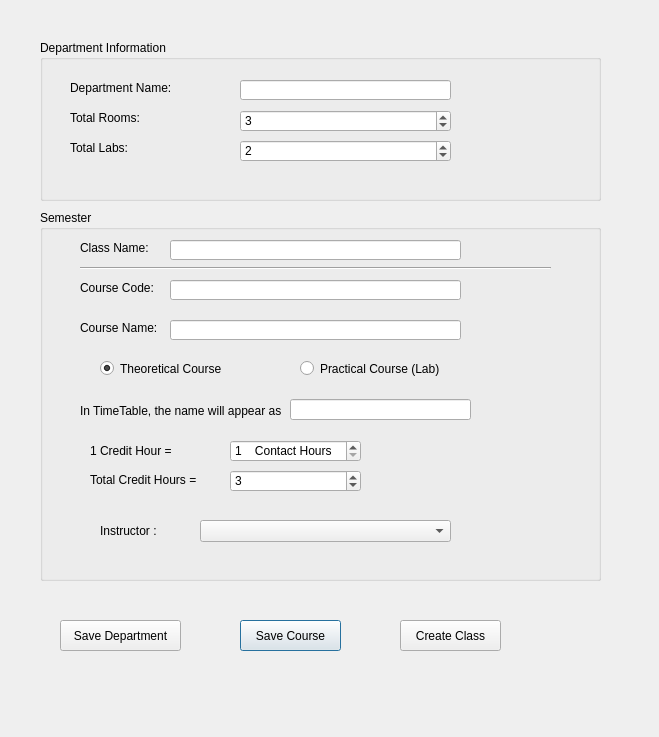
<?xml version="1.0" encoding="UTF-8"?>
<ui version="4.0">
 <class>createDepartment</class>
 <widget class="QDialog" name="createDepartment">
  <property name="geometry">
   <rect>
    <x>0</x>
    <y>0</y>
    <width>659</width>
    <height>737</height>
   </rect>
  </property>
  <property name="windowTitle">
   <string>Create Department</string>
  </property>
  <widget class="QLabel" name="label">
   <property name="geometry">
    <rect>
     <x>70</x>
     <y>80</y>
     <width>111</width>
     <height>16</height>
    </rect>
   </property>
   <property name="text">
    <string>Department Name:</string>
   </property>
  </widget>
  <widget class="QLabel" name="label_2">
   <property name="geometry">
    <rect>
     <x>70</x>
     <y>110</y>
     <width>81</width>
     <height>16</height>
    </rect>
   </property>
   <property name="text">
    <string>Total Rooms:</string>
   </property>
  </widget>
  <widget class="QLabel" name="label_3">
   <property name="geometry">
    <rect>
     <x>70</x>
     <y>140</y>
     <width>81</width>
     <height>16</height>
    </rect>
   </property>
   <property name="text">
    <string>Total Labs:</string>
   </property>
  </widget>
  <widget class="QGroupBox" name="departmentInfo">
   <property name="geometry">
    <rect>
     <x>40</x>
     <y>40</y>
     <width>561</width>
     <height>161</height>
    </rect>
   </property>
   <property name="title">
    <string>Department Information</string>
   </property>
   <widget class="QLineEdit" name="departmentName">
    <property name="geometry">
     <rect>
      <x>200</x>
      <y>40</y>
      <width>211</width>
      <height>20</height>
     </rect>
    </property>
   </widget>
   <widget class="QSpinBox" name="totalRooms">
    <property name="geometry">
     <rect>
      <x>200</x>
      <y>70</y>
      <width>211</width>
      <height>22</height>
     </rect>
    </property>
    <property name="minimum">
     <number>1</number>
    </property>
    <property name="maximum">
     <number>9</number>
    </property>
    <property name="value">
     <number>3</number>
    </property>
   </widget>
   <widget class="QSpinBox" name="totalLabs">
    <property name="geometry">
     <rect>
      <x>200</x>
      <y>100</y>
      <width>211</width>
      <height>22</height>
     </rect>
    </property>
    <property name="minimum">
     <number>1</number>
    </property>
    <property name="maximum">
     <number>9</number>
    </property>
    <property name="value">
     <number>2</number>
    </property>
   </widget>
  </widget>
  <widget class="QGroupBox" name="semester">
   <property name="geometry">
    <rect>
     <x>40</x>
     <y>210</y>
     <width>561</width>
     <height>371</height>
    </rect>
   </property>
   <property name="title">
    <string>Semester</string>
   </property>
   <widget class="QLabel" name="classNameLabel">
    <property name="geometry">
     <rect>
      <x>40</x>
      <y>30</y>
      <width>81</width>
      <height>16</height>
     </rect>
    </property>
    <property name="text">
     <string>Class Name:</string>
    </property>
   </widget>
   <widget class="QLabel" name="contactHourLabel">
    <property name="geometry">
     <rect>
      <x>50</x>
      <y>230</y>
      <width>81</width>
      <height>21</height>
     </rect>
    </property>
    <property name="text">
     <string>1 Credit Hour = </string>
    </property>
   </widget>
   <widget class="QLineEdit" name="className">
    <property name="geometry">
     <rect>
      <x>130</x>
      <y>30</y>
      <width>291</width>
      <height>20</height>
     </rect>
    </property>
   </widget>
   <widget class="QLabel" name="courseNameLabel">
    <property name="geometry">
     <rect>
      <x>40</x>
      <y>110</y>
      <width>81</width>
      <height>16</height>
     </rect>
    </property>
    <property name="text">
     <string>Course Name:</string>
    </property>
   </widget>
   <widget class="QLabel" name="courseCodeLabel">
    <property name="geometry">
     <rect>
      <x>40</x>
      <y>70</y>
      <width>81</width>
      <height>16</height>
     </rect>
    </property>
    <property name="text">
     <string>Course Code:</string>
    </property>
   </widget>
   <widget class="QLineEdit" name="courseCode">
    <property name="geometry">
     <rect>
      <x>130</x>
      <y>70</y>
      <width>291</width>
      <height>20</height>
     </rect>
    </property>
   </widget>
   <widget class="QLineEdit" name="courseName">
    <property name="geometry">
     <rect>
      <x>130</x>
      <y>110</y>
      <width>291</width>
      <height>20</height>
     </rect>
    </property>
   </widget>
   <widget class="QRadioButton" name="theory">
    <property name="geometry">
     <rect>
      <x>60</x>
      <y>150</y>
      <width>131</width>
      <height>17</height>
     </rect>
    </property>
    <property name="text">
     <string>Theoretical Course</string>
    </property>
    <property name="checked">
     <bool>true</bool>
    </property>
   </widget>
   <widget class="QRadioButton" name="lab">
    <property name="geometry">
     <rect>
      <x>260</x>
      <y>150</y>
      <width>141</width>
      <height>17</height>
     </rect>
    </property>
    <property name="text">
     <string>Practical Course (Lab)</string>
    </property>
   </widget>
   <widget class="QLabel" name="totalCHLabel">
    <property name="geometry">
     <rect>
      <x>50</x>
      <y>260</y>
      <width>111</width>
      <height>20</height>
     </rect>
    </property>
    <property name="text">
     <string>Total Credit Hours = </string>
    </property>
   </widget>
   <widget class="QSpinBox" name="contactHour">
    <property name="geometry">
     <rect>
      <x>190</x>
      <y>230</y>
      <width>131</width>
      <height>22</height>
     </rect>
    </property>
    <property name="suffix">
     <string>    Contact Hours</string>
    </property>
    <property name="minimum">
     <number>1</number>
    </property>
    <property name="maximum">
     <number>10</number>
    </property>
   </widget>
   <widget class="QSpinBox" name="totalCH">
    <property name="geometry">
     <rect>
      <x>190</x>
      <y>260</y>
      <width>131</width>
      <height>22</height>
     </rect>
    </property>
    <property name="minimum">
     <number>1</number>
    </property>
    <property name="maximum">
     <number>10</number>
    </property>
    <property name="value">
     <number>3</number>
    </property>
   </widget>
   <widget class="QLabel" name="sampleCourseLabel">
    <property name="geometry">
     <rect>
      <x>40</x>
      <y>190</y>
      <width>201</width>
      <height>21</height>
     </rect>
    </property>
    <property name="text">
     <string>In TimeTable, the name will appear as:</string>
    </property>
   </widget>
   <widget class="QLineEdit" name="sampleCourseName">
    <property name="geometry">
     <rect>
      <x>250</x>
      <y>189</y>
      <width>181</width>
      <height>21</height>
     </rect>
    </property>
    <property name="readOnly">
     <bool>true</bool>
    </property>
   </widget>
   <widget class="QLabel" name="instructorLabel">
    <property name="geometry">
     <rect>
      <x>60</x>
      <y>310</y>
      <width>121</width>
      <height>21</height>
     </rect>
    </property>
    <property name="text">
     <string>Instructor :</string>
    </property>
   </widget>
   <widget class="QComboBox" name="instructor">
    <property name="geometry">
     <rect>
      <x>160</x>
      <y>310</y>
      <width>251</width>
      <height>22</height>
     </rect>
    </property>
   </widget>
   <widget class="Line" name="line">
    <property name="geometry">
     <rect>
      <x>40</x>
      <y>50</y>
      <width>471</width>
      <height>16</height>
     </rect>
    </property>
    <property name="orientation">
     <enum>Qt::Horizontal</enum>
    </property>
   </widget>
  </widget>
  <widget class="QPushButton" name="saveCourse">
   <property name="geometry">
    <rect>
     <x>240</x>
     <y>620</y>
     <width>101</width>
     <height>31</height>
    </rect>
   </property>
   <property name="text">
    <string>Save Course</string>
   </property>
  </widget>
  <widget class="QPushButton" name="saveDepartment">
   <property name="geometry">
    <rect>
     <x>60</x>
     <y>620</y>
     <width>121</width>
     <height>31</height>
    </rect>
   </property>
   <property name="text">
    <string>Save Department</string>
   </property>
  </widget>
  <widget class="QPushButton" name="createClass">
   <property name="geometry">
    <rect>
     <x>400</x>
     <y>620</y>
     <width>101</width>
     <height>31</height>
    </rect>
   </property>
   <property name="text">
    <string>Create Class</string>
   </property>
  </widget>
 </widget>
 <tabstops>
  <tabstop>departmentName</tabstop>
  <tabstop>className</tabstop>
  <tabstop>courseCode</tabstop>
  <tabstop>courseName</tabstop>
  <tabstop>theory</tabstop>
  <tabstop>lab</tabstop>
  <tabstop>sampleCourseName</tabstop>
  <tabstop>contactHour</tabstop>
  <tabstop>totalCH</tabstop>
  <tabstop>instructor</tabstop>
 </tabstops>
 <resources/>
 <connections>
  <connection>
   <sender>theory</sender>
   <signal>toggled(bool)</signal>
   <receiver>contactHour</receiver>
   <slot>stepUp()</slot>
   <hints>
    <hint type="sourcelabel">
     <x>165</x>
     <y>368</y>
    </hint>
    <hint type="destinationlabel">
     <x>295</x>
     <y>450</y>
    </hint>
   </hints>
  </connection>
  <connection>
   <sender>theory</sender>
   <signal>toggled(bool)</signal>
   <receiver>totalCH</receiver>
   <slot>stepDown()</slot>
   <hints>
    <hint type="sourcelabel">
     <x>165</x>
     <y>368</y>
    </hint>
    <hint type="destinationlabel">
     <x>295</x>
     <y>480</y>
    </hint>
   </hints>
  </connection>
  <connection>
   <sender>lab</sender>
   <signal>toggled(bool)</signal>
   <receiver>contactHour</receiver>
   <slot>stepDown()</slot>
   <hints>
    <hint type="sourcelabel">
     <x>370</x>
     <y>368</y>
    </hint>
    <hint type="destinationlabel">
     <x>295</x>
     <y>450</y>
    </hint>
   </hints>
  </connection>
  <connection>
   <sender>lab</sender>
   <signal>toggled(bool)</signal>
   <receiver>totalCH</receiver>
   <slot>stepUp()</slot>
   <hints>
    <hint type="sourcelabel">
     <x>370</x>
     <y>368</y>
    </hint>
    <hint type="destinationlabel">
     <x>295</x>
     <y>480</y>
    </hint>
   </hints>
  </connection>
  <connection>
   <sender>saveDepartment</sender>
   <signal>clicked()</signal>
   <receiver>departmentName</receiver>
   <slot>selectAll()</slot>
   <hints>
    <hint type="sourcelabel">
     <x>120</x>
     <y>635</y>
    </hint>
    <hint type="destinationlabel">
     <x>345</x>
     <y>89</y>
    </hint>
   </hints>
  </connection>
  <connection>
   <sender>saveCourse</sender>
   <signal>clicked()</signal>
   <receiver>className</receiver>
   <slot>selectAll()</slot>
   <hints>
    <hint type="sourcelabel">
     <x>290</x>
     <y>635</y>
    </hint>
    <hint type="destinationlabel">
     <x>315</x>
     <y>249</y>
    </hint>
   </hints>
  </connection>
  <connection>
   <sender>createClass</sender>
   <signal>clicked()</signal>
   <receiver>className</receiver>
   <slot>selectAll()</slot>
   <hints>
    <hint type="sourcelabel">
     <x>450</x>
     <y>635</y>
    </hint>
    <hint type="destinationlabel">
     <x>315</x>
     <y>249</y>
    </hint>
   </hints>
  </connection>
 </connections>
</ui>
